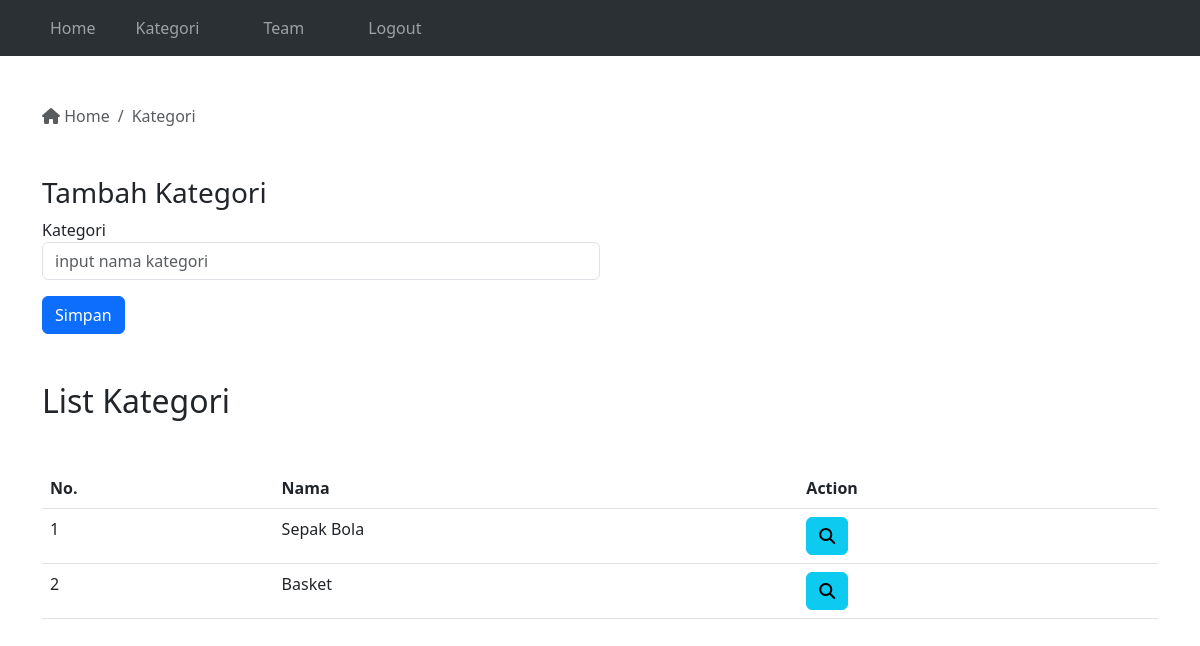
The page /admin/kategori.php (signed in) on the database as committed earlier.
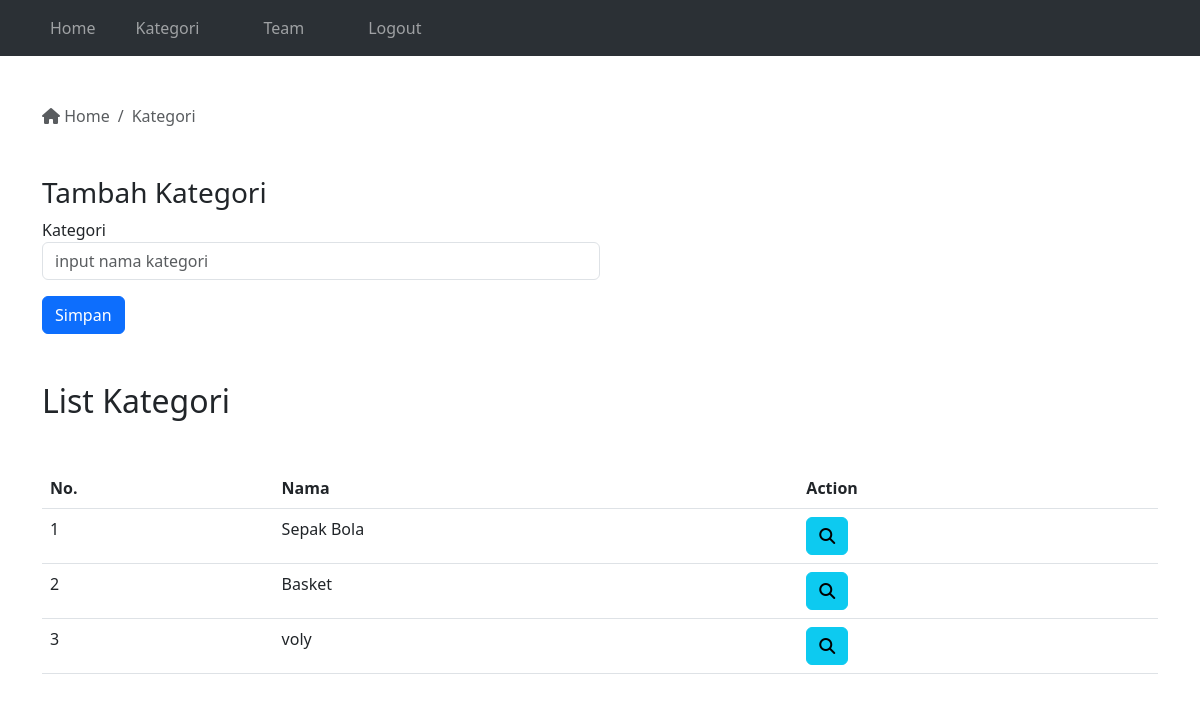
The same page on the database as committed later.
### tables this page shows
CREATE TABLE `kategori` (
  `id` int NOT NULL,
  `nama` varchar(100) DEFAULT NULL
);

### admin/kategori.php (the view, shortened to what this page needs)
<?php
  require "../inc/koneksi.php";
  $queryKategori = mysqli_query($conn, "SELECT * FROM Kategori");
  $jumlahKategori =mysqli_num_rows($queryKategori);
?>
<!DOCTYPE html>
<html lang="en">
<head>
  <link href="https://cdn.jsdelivr.net/npm/bootstrap@5.3.0-alpha3/dist/css/bootstrap.min.css" rel="stylesheet">
  <link rel="stylesheet" href="https://cdnjs.cloudflare.com/ajax/libs/font-awesome/6.2.0/css/all.min.css"
 />
</head>
<body>
  <nav class="navbar navbar-expand-lg bg-body-tertiary" data-bs-theme="dark">
  <div class="container">
    <div class="collapse navbar-collapse" id="navbarNav">
      <ul class="navbar-nav">
        <li class="nav-item me-4">
          <a class="nav-link" href="admin.php">Home</a>
        </li>
        <li class="nav-item me-5">
          <a class="nav-link" href="kategori.php">Kategori</a>
        </li>
        <li class="nav-item me-5">
          <a class="nav-link" href="team.php">Team</a>
        </li>
        <li class="nav-item me-5">
          <a class="nav-link" href="logout.php">Logout</a>
        </li>
      </ul>
    </div>
  </div>
  </nav>
  <div class="container mt-5">
    <nav aria-label="breadcrumb">
      <ol class="breadcrumb">
        <li class="breadcrumb-item active" aria-current="page">
          <a href="../adminpanel" class="no-decoration text-muted">
            <i class="fas fa-home"></i> Home
          </a>
        </li>
        <li class="breadcrumb-item active" aria-current="page">
          Kategori
        </li>
      </ol>
    </nav>
    <div class="my-5 col-12 col-md-6">
      <h3>Tambah Kategori</h3>
    <form action="" method="post">
      <div>
        <label for="kategori">Kategori</label>
        <input type="text" id="kategori" name="kategori" placeholder="input nama kategori" class="form-control" autofocus autocomplete="off">
      </div>
      <div class="mt-3">
        <button class="btn btn-primary" type="submit" name="simpankategori">Simpan</button>
      </div>
  </form>
    </div>
    <div class="mt-3">
      <h2>List Kategori</h2>
      <div class="table-resvonsive mt-5">
        <table class="table">
          <thead>
            <tr>
              <th>No.</th>
              <th>Nama</th>
              <th>Action</th>
            </tr>
          </thead>
          <tbody>
            <?php
              if($jumlahKategori==0){
            ?>
            <tr>
              <td colspan="3" class="text-center">Data Kategori tidak tersedia</td>
            </tr>
            <?php
              }else{
                $jumlah = 1;
                while($data = mysqli_fetch_array($queryKategori)){
            ?>
              <tr>
                <td><?php echo $jumlah; ?></td>
                <td><?php echo $data["nama"]; ?></td>
                <td><a href="kategori-detail.php?p= <?php echo $data['id']; ?>" class="btn btn-info"><i class="fas fa-search"></i></a></td>
              </tr>
            <?php
                $jumlah++;
                }
              }
            ?>
          </tbody>
        </table>
      </div>
    </div>
  </div>
</body>
</html>

Rows that differ between the two databases and show on the page:
added kategori: nama "voly"
